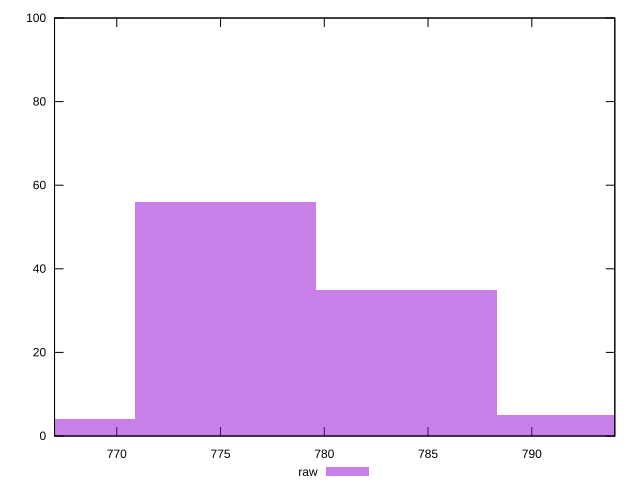

This figure's gnuplot source:
reset

$raw <<EOF
775.2400449992737 56
783.9506073026363 35
766.529482695911 4
792.6611696059989 5
EOF

set key outside below
set boxwidth 8.710562303362625
set xrange [767:794]
set yrange [0:100]
set trange [0:100]
set style fill transparent solid 0.5 noborder
set terminal svg size 640, 490 enhanced background rgb 'white'
set output "report_00009_2021-02-08T22-37-41.559Z/uses-rel-preload/samples/pages+cached+noadtech/raw/histogram.svg"

plot $raw title "raw" with boxes

reset
